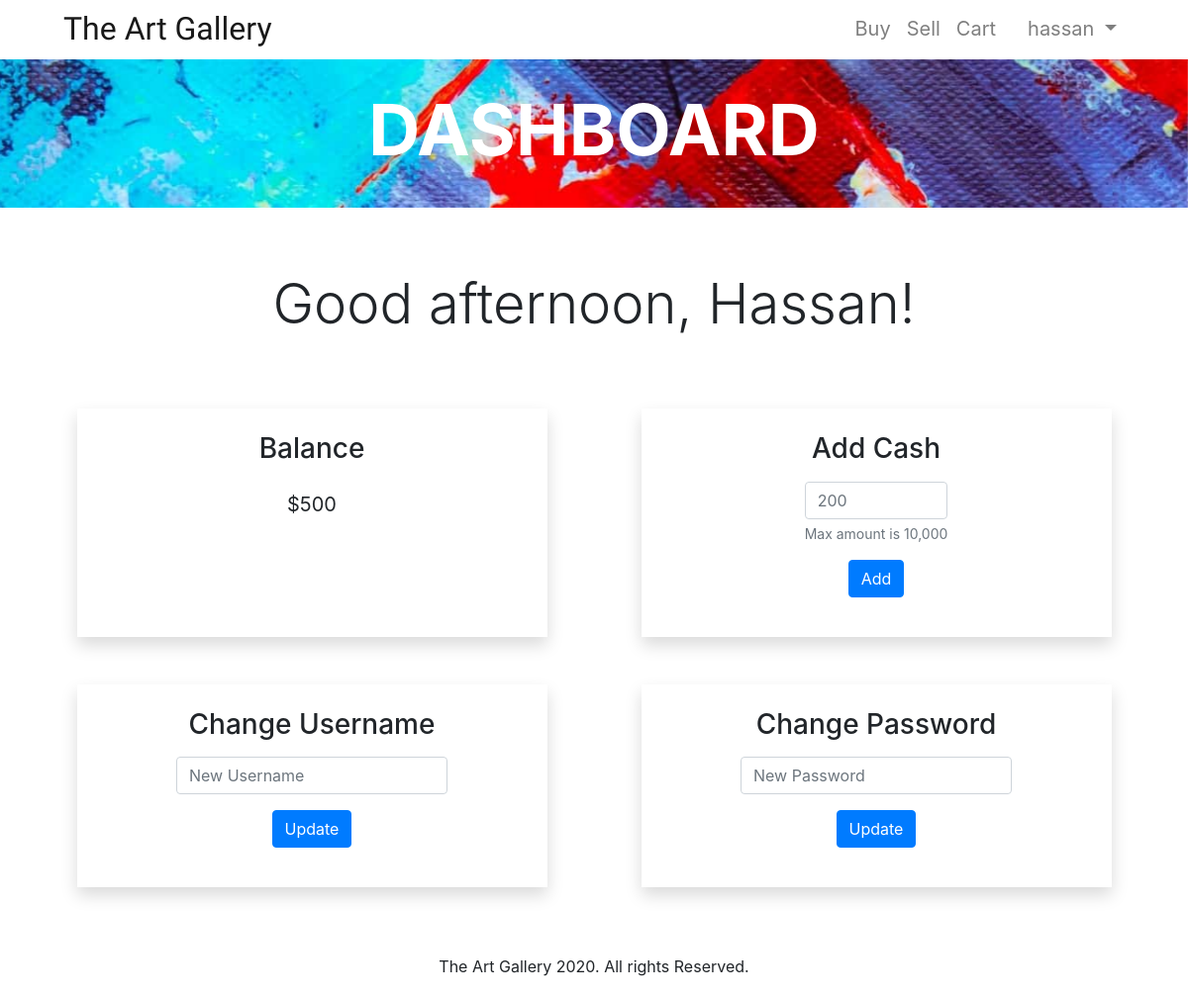
Before: /dashboard (signed in) with the older database file.
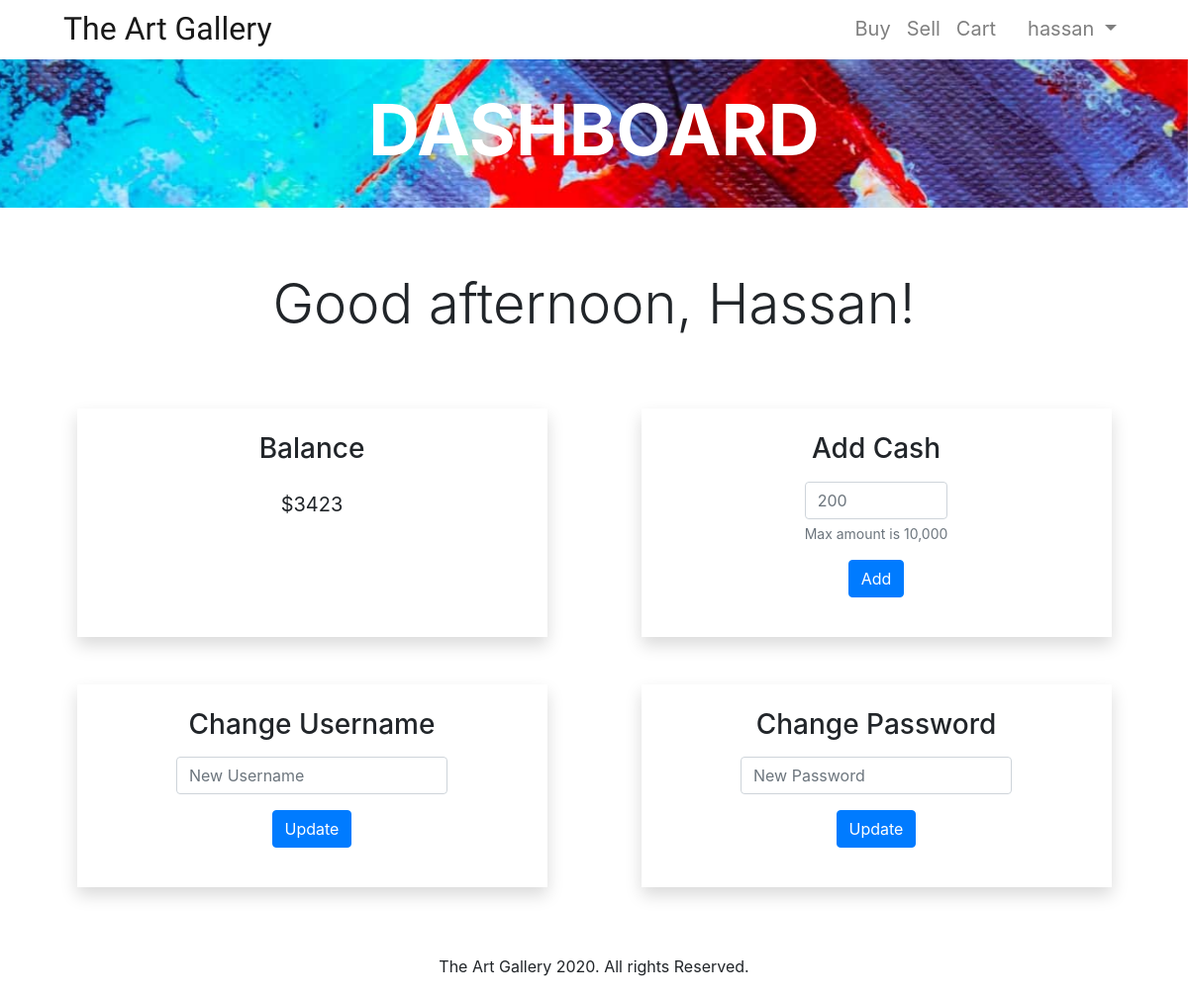
After: the same page with the newer database file.
### tables this page shows
CREATE TABLE users (id INTEGER PRIMARY KEY, username TEXT NOT NULL, hashvalue TEXT NOT NULL, firstname TEXT NOT NULL, lastname TEXT NOT NULL, country TEXT NOT NULL, cash NUMERIC NOT NULL DEFAULT 500.00);

### main.py (the view)
@app.route("/dashboard", methods=["GET", "POST"])
@login_required
def dashboard():
    if request.method == "GET":
        now = datetime.now()
        hour = int(now.strftime("%H"))
        if hour >= 12 and hour < 18:
            greeting = "afternoon"
        elif hour >=18:
            greeting = "evening"
        elif hour < 5:
            greeting = "evening"
        else:
            greeting = "morning"
        with sqlite3.connect("gallery.db") as con:
            db = con.cursor()
            db.execute(
                f"SELECT cash, firstname FROM users WHERE id = {session['user_id']}")
            rows = db.fetchall()
        return render_template("dashboard.html", cash=rows[0][0], name=rows[0][1], greeting=greeting)

### brains.py (called while the page is built)
def login_required(f):
    @wraps(f)
    def decorated_function(*args, **kwargs):
        if session.get("user_id") is None:
            return redirect("/login")
        return f(*args, **kwargs)
    return decorated_function

### main.py (called while the page is built)
@app.after_request
def after_request(response):
    response.headers["Cache-Control"] = "no-cache, no-store, must-revalidate"
    response.headers["Expires"] = 0
    response.headers["Pragma"] = "no-cache"
    return response

### templates/dashboard.html (shortened to what this page needs)
{% extends 'layout.html' %}
{% block main %}
<div id="dashboard-content">
    <section class="main-section mb-5">
        <div class="message-screen">
            <div id="buy-top" class="d-flex flex-column justify-content-center align-items-center top" style="
            background-image: url({{ url_for('static', filename='images/dashboard.jpg') }});">
                <h1 class="display-3 font-weight-bold" style="color:white;">DASHBOARD</h1>
            </div>
            <div class="container mt-5">
                <div class="jumbotron dash-jumbo text-center p-3">
                    <h1 class="display-4">Good {{ greeting }}, {{ name }}!</h1>
                </div>
            </div>
            <div class="container mt-5">
                <div class="row d-flex justify-content-around">
                    <div class="col-10 col-md-5 p-4 shadow text-center">
                        <h3 class="display-5">Balance</h3>
                        <p class="lead mt-4"><strong>${{ cash }}</strong></p>
                    </div>
                    <div class="col-10 col-md-5 p-4 shadow mt-5 mt-md-0 text-center d-flex justify-content-center">
                        <form action="/addCash" method="post">
                            <h3 class="display-5">Add Cash</h3>
                            <div class="form-group mt-3">
                                <input type="number" name="moreCash" class="form-control" id="inputCash"
                                    placeholder="200" min="1" max="10000" required>
                                <small id="cashHelp" class="form-text text-muted">Max amount is 10,000</small>
                            </div>
                            <div class="form-group d-flex justify-content-center">
                                <button type="submit" class="btn btn-primary">Add</button>
                            </div>
                        </form>
                    </div>
                </div>
            </div>
            <div class="container mt-5">
                <div class="row d-flex justify-content-around">
                    <div class="col-10 col-md-5 p-4 shadow text-center d-flex justify-content-center">
                        <form action="/changeUsername" method="post">
                            <h3 class="display-5">Change Username</h3>
                            <div class="form-group mt-3">
                                <input type="text" name="newUsername" class="form-control" id="newUsername"
                                    placeholder="New Username" required>
                            </div>
                            <div class="form-group d-flex justify-content-center">
                                <button type="submit" class="btn btn-primary">Update</button>
                            </div>
                        </form>
                    </div>
                    <div class="col-10 col-md-5 p-4 shadow mt-5 mt-md-0 text-center d-flex justify-content-center">
                        <form action="/changePassword" method="post">
                            <h3 class="display-5">Change Password</h3>
                            <div class="form-group mt-3">
                                <input type="password" name="newPassword" id="newPassword" class="form-control"
                                    placeholder="New Password" required>
                            </div>
                            <div class="form-group d-flex justify-content-center">
                                <button type="submit" class="btn btn-primary">Update</button>
                            </div>
                        </form>
                    </div>
                </div>
            </div>
        </div>
    </section>
</div>
{% endblock %}

### templates/layout.html (shortened to what this page needs)
<!DOCTYPE html>
<html lang="en">
<head>
    <link rel="stylesheet" href="/static/bootstrap/css/bootstrap.min.css">
    <link rel="stylesheet" href="/static/styles/styles.css">
</head>
<body>
    <header>
        <nav id="my-nav" class="navbar navbar-expand-md navbar-light fixed-top py-0" {% block styleCart %}  {% endblock %}>
            <a id="brand" class="navbar-brand ml-lg-5" href="/">The Art Gallery</a>
            <div class="collapse navbar-collapse mr-lg-5" id="navbarContent">
                <ul class="navbar-nav ml-auto">
                    {% if session.user_id %}
                        <li class="nav-item {% block activeBuy %} {% endblock %}">
                            <a class="nav-link hover-ef" href="/buy">Buy<span class="sr-only">(current)</span></a>
                        </li>
                        <li class="nav-item {% block activeSell %} {% endblock %}">
                            <a class="nav-link hover-ef" href="/sell">Sell<span class="sr-only">(current)</span></a>
                        </li>
                        <li class="nav-item {% block activeCart %} {% endblock %} {% block emptyCart %} {% endblock %}">
                            <a class="nav-link hover-ef" href="/cart">Cart<span class="sr-only">(current)</span></a>
                        </li>
                        <li class="nav-item dropdown ml-lg-3">
                            <a class="nav-link dropdown-toggle" href="#" id="navbarDropdown" role="button" data-toggle="dropdown"
                                aria-haspopup="true" aria-expanded="false">
                                {{ session.user_name }}
                            </a>
                        </li>
                    {% endif %}
                </ul>
            </div>
        </nav>
    </header>
    <main>
        {% block main %}
        {% endblock %}
    </main>
    <footer>The Art Gallery 2020. All rights Reserved.</footer>
</body>
</html>

### static/styles/styles.css (style rules this page uses)
#brand { font-family: 'Dancing Script', 'Helvetica Neue', Helvetica, Arial; font-size: 2rem !important; }
#my-nav a { font-size: 1.25rem; position: relative; }
.hover-ef::after { content: ''; top: 0; left: 0; transform: translateY(10px); transition: transform 0.3s ease; opacity: 0; height: 100%; width: 100%; border-bottom: 2px solid #343a40; position: absolute; }
.main-section { padding-top: 60px; }
.top { height: 150px; background-position: center; background-size: cover; background-repeat: no-repeat; background-attachment: fixed; }
.dash-jumbo { background-color: white; }
footer { text-align: center; padding: 20px; bottom: 0; left: 0; right: 0; }

Changed rows visible on the page:
changed users "Hassan": cash "500" → "3423"
